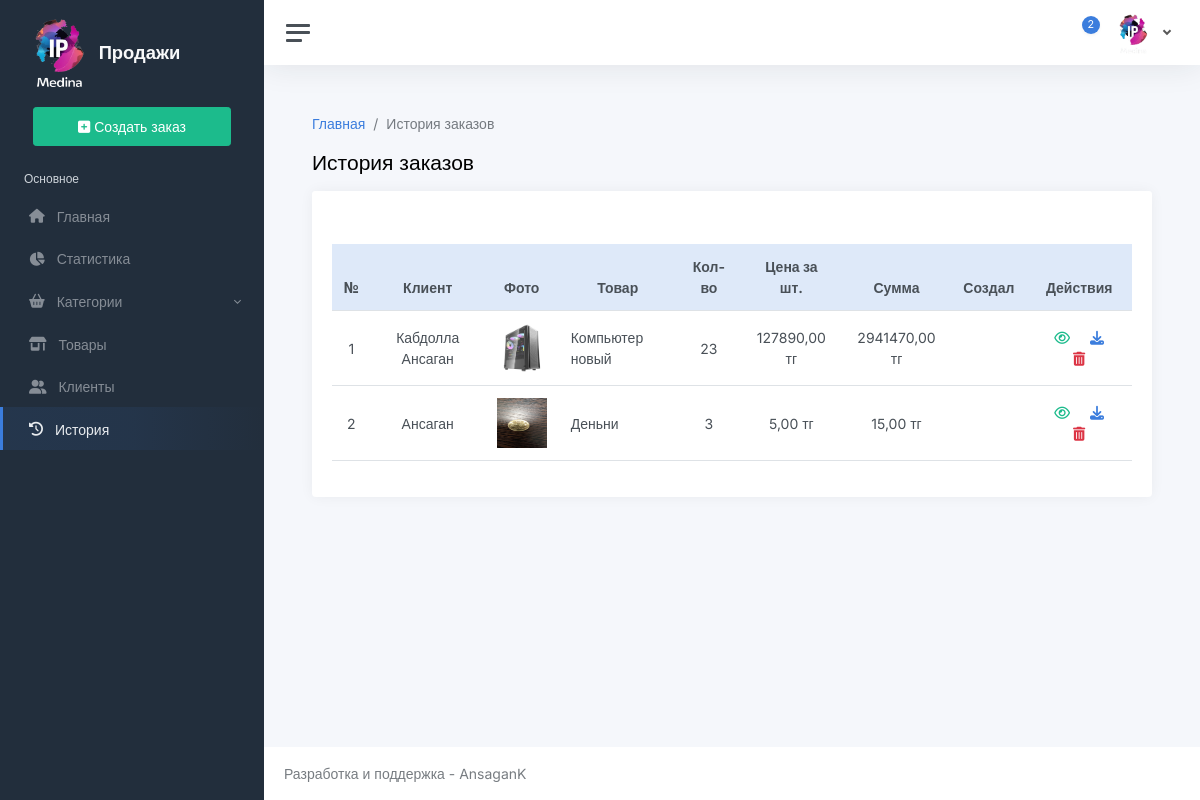
The app's page /order, older data.
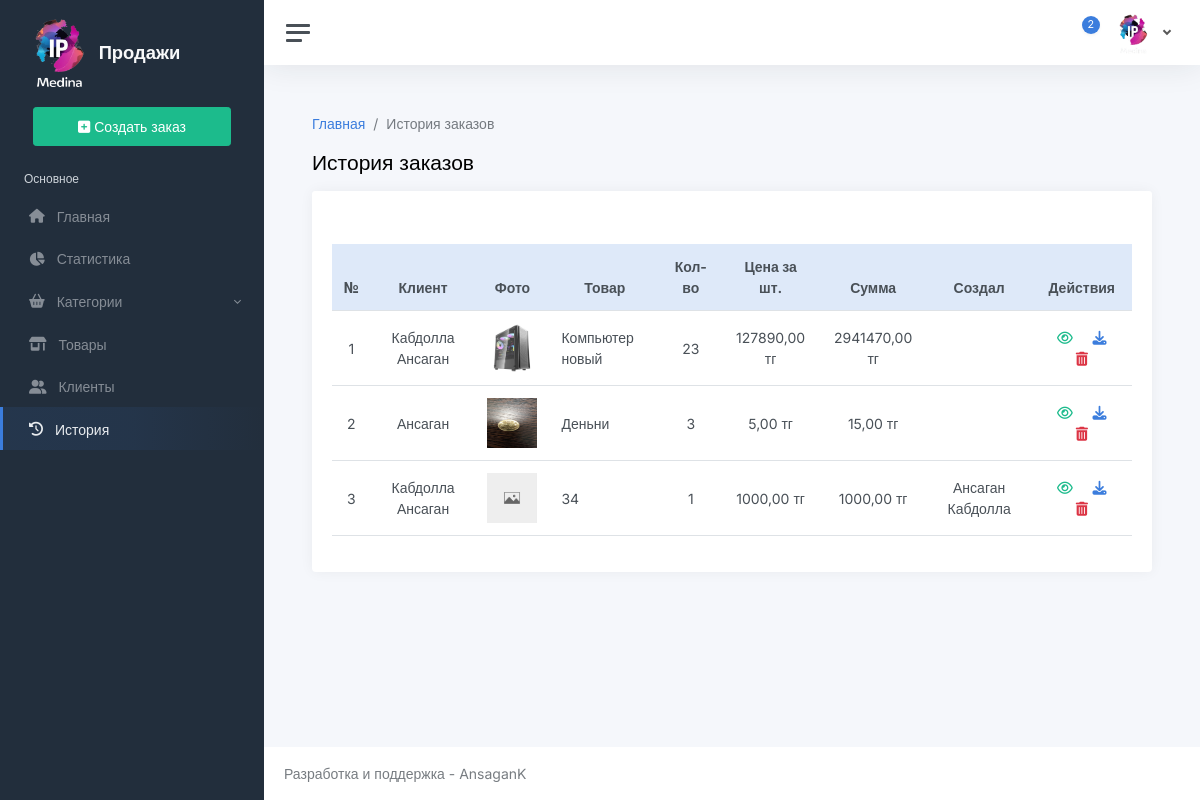
The same page, newer data.
### app/models/product.py (models this page shows, shortened)
class Order(BaseModel):
    uuid = models.UUIDField(default=uuid.uuid4, editable=False, unique=True)
    product = models.ForeignKey(Product, on_delete=models.CASCADE, related_name='orders')
    client = models.ForeignKey(Client, on_delete=models.CASCADE, related_name='orders')
    quantity = models.PositiveIntegerField(default=1)
    created_user = models.ForeignKey(User, on_delete=models.SET_NULL, null=True, blank=True)
    class Meta:
        verbose_name = 'Продажа'
        verbose_name_plural = 'Продажи'
    @property
    def get_sum(self):
        return self.product.price * self.quantity

class Product(BaseModel):
    name = models.CharField(max_length=512, null=True, blank=True)
    slug = models.SlugField(max_length=512, null=True, blank=True)
    price = models.DecimalField(max_digits=10, decimal_places=2, null=True, blank=True)
    img = models.ImageField(upload_to='products/', null=True, blank=True)
    quantity = models.IntegerField(null=True, blank=True, default=1)
    subcategory = models.ForeignKey(
        Subcategory, on_delete=models.SET_NULL, null=True, blank=True, related_name='products'
    )
    class Meta:
        verbose_name = 'Товар'
        verbose_name_plural = 'Товары'

### app/models/client.py (models this page shows, shortened)
class Client(BaseModel):
    name = models.CharField(max_length=128, null=True, blank=True)
    last_name = models.CharField(max_length=128, null=True, blank=True)
    first_name = models.CharField(max_length=128, null=True, blank=True)
    patronymic = models.CharField(max_length=128, null=True, blank=True)
    email = models.EmailField(max_length=128, null=True, blank=True)
    phone = models.CharField(max_length=128, null=True, blank=True)
    address = models.CharField(max_length=128, null=True, blank=True)
    class Meta:
        verbose_name = 'Клиент'
        verbose_name_plural = 'Клиенты'
    @property
    def get_full_name(self):
        full_name = ''
        full_name += f'{self.last_name}' if self.last_name else ''
        full_name += f' {self.first_name}' if self.first_name else ''
        full_name += f' {self.patronymic}' if self.patronymic else ''
        return full_name.strip()
    @property
    def get_name(self):
        if self.name:
            return self.name
        return self.get_full_name

### app/views/order.py (the view)
# urls.py: path('order', views.order_list, name='order_list'),
def order_list(request):
    orders = Order.objects.all()
    orders = orders.select_related('product')
    orders = orders.select_related('client')
    return render(request, 'app/order/list.html', {
        'orders': orders
    })

### app/context_processors.py (called while the page is built)
def get_categories(request):
    categories = Category.objects.all()
    categories.prefetch_related('subcategories')
    return {'categories': categories}

### app/models/category.py (called while the page is built)
    def get_absolute_url(self):
        return reverse('app:subcategory_detail', args=[self.slug])

### app/templates/app/order/list.html (shortened to what this page needs)
{% extends 'base.html' %}
{% load static %}
{% block name %}
    История заказов
{% endblock %}
{% block breadcrumb %}
    <nav aria-label="breadcrumb">
        <ol class="breadcrumb">
            <li class="breadcrumb-item"><a href="{% url 'app:home' %}">Главная</a></li>
            <li class="breadcrumb-item active">История заказов</li>
        </ol>
    </nav>
{% endblock %}
{% block content %}
    <div class="w-100 overflow-auto">
        <table class="table table-responsive table text-center">
            <thead class="bg-primary-light">
            <tr>
                <th>№</th>
                <th>Клиент</th>
                <th>Фото</th>
                <th>Товар</th>
                <th>Кол-во</th>
                <th>Цена за шт.</th>
                <th>Сумма</th>
                <th>Создал</th>
                <th>Действия</th>
            </tr>
            </thead>
            <tbody>
            {% for order in orders %}
                <tr>
                    <td>{{ forloop.counter }}</td>
                    <td>{{ order.client.get_name }}</td>
                    <td class="text-start"><img style="margin: auto; display: block" src="
                            {% if order.product.img %}{{ order.product.img.url }}{% else %}{% static 'app/img/not_found.jpg' %}{% endif %}"
                                                width="50" height="50" alt=""></td>
                    <td class="text-start">{{ order.product.name }}</td>
                    <td>{{ order.quantity }}</td>
                    <td>{{ order.product.price }} тг</td>
                    <td>{{ order.get_sum }} тг</td>
                    <td>{{ order.created_user.get_full_name }}</td>
                    <td>
                        <a href="" class="me-2 ms-2"><i class="fa fa-eye text-success"></i></a>
                        <a href="{% url 'app:order_check_pdf' order.uuid %}" class="me-2 ms-2"><i
                                class="fa fa-download"></i></a>
                        <a href="{% url 'app:delete_order' order.uuid %}" class="me-2 ms-2"><i
                                class="fa fa-trash text-danger"></i></a>
                    </td>
                </tr>
            {% endfor %}
            </tbody>
        </table>
    </div>
{% endblock %}

### app/templates/base.html (shortened to what this page needs)
{% load static %}
<!DOCTYPE html>
<html lang="ru">
<head>
    <link href="{% static 'app/css/app.css' %}" rel="stylesheet">
</head>
<body>
<div class="wrapper">
    <nav id="sidebar" class="sidebar js-sidebar">
        <div class="sidebar-content js-simplebar">
            <a class="sidebar-brand" href="{% url 'app:home' %}">
                <img src="{% static 'app/img/logo.png' %}" alt="" width="70px">
                <span class="align-middle">Продажи</span>
            </a>
            <ul class="sidebar-nav">
                <li class="sidebar-item">
                    <a href="{% url 'app:create_order' %}" class="btn btn-success p-2 w-75 m-auto d-block">
                        <i class="fa fa-square-plus"></i>
                        Создать заказ
                    </a>
                </li>
                <li class="sidebar-header">
                    Основное
                </li>
                <li class="sidebar-item {% if request.path == '/' %}active{% endif %}">
                    <a class="sidebar-link" href="{% url 'app:home' %}">
                        <i class="align-middle me-2 fas fa fa-home"></i>
                        <span class="align-middle">Главная</span>
                    </a>
                </li>
                <li class="sidebar-item {% if request.path == '/statistic' %}active{% endif %}">
                    <a class="sidebar-link" href="{% url 'app:home' %}">
                        <i class="align-middle me-2 fas fa fa-chart-pie"></i>
                        <span class="align-middle">Статистика</span>
                    </a>
                </li>
                <li class="sidebar-item">
                    <a data-bs-target="#multi" data-bs-toggle="collapse" class="sidebar-link collapsed">
                        <i class="align-middle me-2  fa fa-basket-shopping"></i>
                        <span class="align-middle">Категории</span>
                    </a>
                </li>
                <li class="sidebar-item {% if request.path == '/product' %}active{% endif %}">
                    <a class="sidebar-link" href="{% url 'app:product_list' %}">
                        <i class="align-middle me-2 fas fa fa-shop"></i>
                        <span class="align-middle">Товары</span>
                    </a>
                </li>
                <li class="sidebar-item {% if request.path == '/client' %}active{% endif %}">
                    <a class="sidebar-link" href="{% url 'app:client_list' %}">
                        <i class="align-middle me-2 fas fa fa-user-friends"></i>
                        <span class="align-middle">Клиенты</span>
                    </a>
                </li>
                <li class="sidebar-item {% if request.path == '/order' %}active{% endif %}">
                    <a class="sidebar-link" href="{% url 'app:order_list' %}">
                        <i class="align-middle me-2 fas fa fa-history"></i>
                        <span class="align-middle">История</span>
                    </a>
                </li>
            </ul>
        </div>
    </nav>
    <div class="main">
        <nav class="navbar navbar-expand navbar-light navbar-bg">
            <a class="sidebar-toggle js-sidebar-toggle">
                <i class="hamburger align-self-center"></i>
            </a>
            <div class="navbar-collapse collapse">
                <ul class="navbar-nav navbar-align">
                    <li class="nav-item dropdown">
                        <a class="nav-icon dropdown-toggle" href="#" id="alertsDropdown" data-bs-toggle="dropdown">
                            <div class="position-relative">
                                <span class="indicator">2</span>
                            </div>
                        </a>
                    </li>
                    <li class="nav-item dropdown">
                        <a class="nav-link dropdown-toggle d-none d-sm-inline-block" href="#" data-bs-toggle="dropdown">
                            <img src="{% static 'app/img/logo.png' %}" class="avatar img-fluid rounded me-1" alt=""/>
                        </a>
                    </li>
                </ul>
            </div>
        </nav>
        <main class="content">
            <div class="container-fluid p-0">
                {% block breadcrumb %}
                {% endblock %}
                <h1 class="h3 mb-3">{% block name %}{% endblock %}</h1>
                <div class="row">
                    <div class="col-12">
                        <div class="card">
                            <div class="card-header">
                            </div>
                            <div class="card-body">
                                {% block content %}
                                {% endblock %}
                            </div>
                        </div>
                    </div>
                </div>
            </div>
        </main>
        <footer class="footer">
            <div class="container-fluid">
                <div class="row text-muted">
                    <div class="col-6 text-start">
                        <p class="mb-0">
                            Разработка и поддержка - AnsaganK
                        </p>
                    </div>
                    <div class="col-6 text-end">
                    </div>
                </div>
            </div>
        </footer>
    </div>
</div>
</body>
</html>

Row changes from the older to the newer data that the page shows:
added Order: client.get_name "Кабдолла Ансаган", product.name "34", quantity "1", product.price "1000,00", get_sum "1000,00", created_user.get_full_name "Ансаган Кабдолла"
